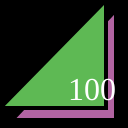
Frame 1 (no input)
Frame 60 (no input): identical to frame 1, image omitted
Frame 120 (the mouse pressed at the canvas centre since frame 60): identical to frame 1, image omitted

The p5.js sketch that drew this single still picture (run headless with seeded random() and noise() and a simulated clock; from frame 60 on, the mouse is pressed at the canvas centre):

// p5.js sketch
// ── sketch.js
function setup() {
  createCanvas(128,128);
}

function draw() {
  background(0);
  strokeWeight(4);
  fill(178, 100, 162);
  triangle(12,120,116,120,116,10);
  fill(94, 185, 84);
  triangle(0,108,106,108,106,0);
  fill(255);
  textSize(32);
  textFont("serif");
  text("100", 68, 100);
}
